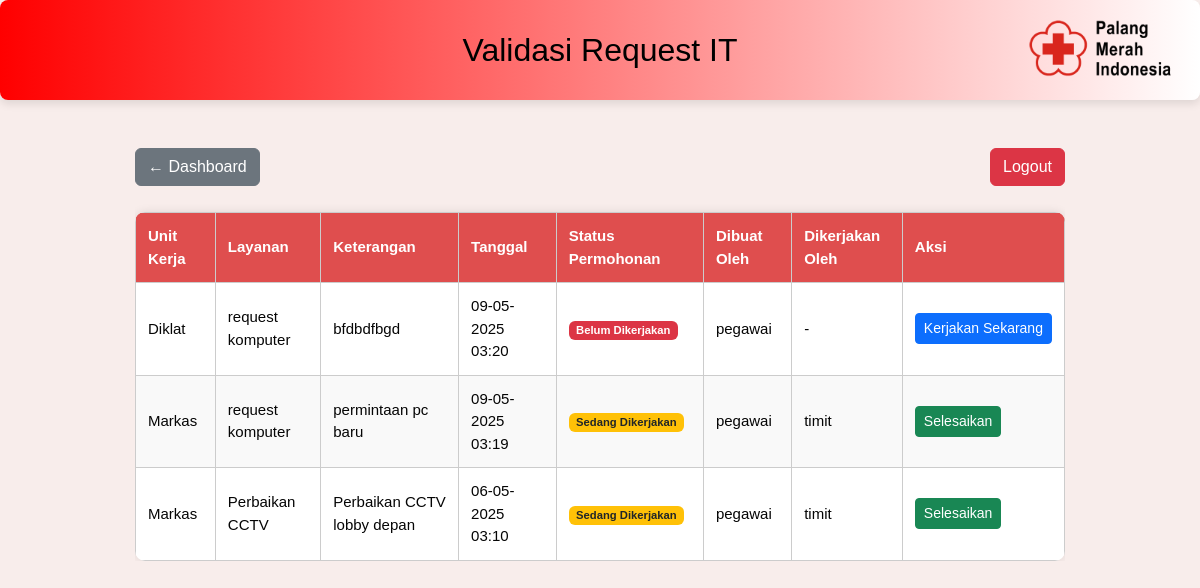
/dashboard/it_request.php (signed in), run on the app's committed database.
### tables this page shows
CREATE TABLE `requests` (
  `id` int(11) NOT NULL,
  `user_id` int(11) DEFAULT NULL,
  `unit_kerja` varchar(100) NOT NULL,
  `layanan` varchar(100) NOT NULL,
  `keterangan` text NOT NULL,
  `status` varchar(20) NOT NULL DEFAULT 'Belum dikerjakan',
  `created_at` timestamp NOT NULL DEFAULT current_timestamp(),
  `updated_at` datetime DEFAULT NULL,
  `dikerjakan_oleh` varchar(100) DEFAULT NULL
);

CREATE TABLE `users` (
  `id` int(11) NOT NULL,
  `username` varchar(50) NOT NULL,
  `password` varchar(255) NOT NULL,
  `role` enum('admin','pegawai','tim_it') NOT NULL
);

### dashboard/it_request.php (the view, shortened to what this page needs)
<?php
$role = $_SESSION['role'];
include '../config/database.php';
$stmt = $pdo->prepare("
    SELECT
        r.*,
        u.username AS pembuat,
        d.username AS pelaksana
    FROM requests r
    LEFT JOIN users u ON r.user_id = u.id
    LEFT JOIN users d ON r.dikerjakan_oleh = d.id
    ORDER BY r.created_at DESC
");
$stmt->execute();
$requests = $stmt->fetchAll(PDO::FETCH_ASSOC);
?>
<!DOCTYPE html>
<html lang="id">
<head>
    <link href="https://cdn.jsdelivr.net/npm/bootstrap@5.3.2/dist/css/bootstrap.min.css" rel="stylesheet">
    <link rel="stylesheet" href="../style.css">
</head>
<body>
<div class="dashboard-header position-relative d-flex justify-content-center align-items-center px-4 py-3">
    <h1 class="dashboard-title m-0">Validasi Request IT</h1>
    <img src="../assets/images/logo.png" alt="Palang Merah Indonesia" class="logo-pmi position-absolute end-0 me-4">
</div>
<div class="container my-5" style="max-width: 80%; padding: 0 15px;">
    <?php if (!$requests): ?>
        <div class="alert alert-warning" role="alert">
            Tidak ada data request.
        </div>
    <?php else: ?>
        <div>
            <div class="d-flex justify-content-between mb-3">
                <div>
                    <a href="../dashboard/dashboard.php" class="btn btn-secondary me-2">← Dashboard</a>
                </div>
                <div>
                    <a href="../auth/logout.php" class="btn btn-danger">Logout</a>
                </div>
            </div>
        </div>
        <div class="table-responsive">
            <table class="custom-dashboard-table">
                <thead>
                    <tr>
                        <th>Unit Kerja</th>
                        <th>Layanan</th>
                        <th>Keterangan</th>
                        <th>Tanggal</th>
                        <th>Status Permohonan</th>
                        <th>Dibuat Oleh</th>
                        <th>Dikerjakan Oleh</th>
                        <?php if ($role == 'admin' || $role == 'tim_it') echo "<th>Aksi</th>"; ?>
                    </tr>
                </thead>
                <tbody>
                    <?php foreach ($requests as $req): ?>
                        <tr>
                            <td><?= htmlspecialchars($req['unit_kerja']) ?></td>
                            <td><?= htmlspecialchars($req['layanan']) ?></td>
                            <td><?= htmlspecialchars($req['keterangan']) ?></td>
                            <td><?= date('d-m-Y H:i', strtotime($req['created_at'])) ?></td>
                            <td>
                            <?php
                                    $badgeClass = match($req['status']) {
                                        "Belum Dikerjakan" => "badge bg-danger",
                                        "Sedang Dikerjakan" => "badge bg-warning text-dark",
                                        "Selesai" => "badge bg-success",
                                    };
                                    echo "<span class='$badgeClass'>{$req['status']}</span>";
                                ?>
                            </td>
                            <td><?= htmlspecialchars($req['pembuat'] ?? '-') ?></td>
                            <td><?= htmlspecialchars($req['pelaksana'] ?? '-') ?></td>
                            <td class="text-nowrap">
                                <?php if ($req['status'] == 'Belum Dikerjakan'): ?>
                                    <a href="../request/update_status.php?id=<?= $req['id'] ?>&status=Sedang Dikerjakan"
                                    class="btn btn-sm btn-primary">Kerjakan Sekarang</a>
                                <?php elseif ($req['status'] == 'Sedang Dikerjakan'): ?>
                                    <a href="../request/update_status.php?id=<?= $req['id'] ?>&status=Selesai"
                                    class="btn btn-sm btn-success">Selesaikan</a>
                                <?php elseif ($req['status'] == 'Selesai'): ?>
                                    <button class="btn btn-sm btn-secondary" disabled>Selesai</button>
                                <?php else: ?>
                                    <a href="../request/update_status.php?id=<?= $req['id'] ?>&status=Belum Dikerjakan"
                                    class="btn btn-sm btn-warning">Reset Status</a>
                                <?php endif; ?>
                            </td>
                        </tr>
                    <?php endforeach; ?>
                </tbody>
            </table>
        </div>
    <?php endif; ?>
</div>
</body>
</html>

### style.css (style rules this page uses)
body { display: flex; flex-direction: column; font-family: Arial, sans-serif; align-items: center; background: #F8EDEB; background-size: cover; padding: 0; margin: 0; height: 100vh; color: rgb(5, 5, 5); overflow: auto; width: 100%; }
.container { margin-top: 50px; }
table { width: 100%; border-collapse: collapse; margin-top: 10px; background-color: #fff; border-radius: 10px; overflow: hidden; box-shadow: 0 0 10px rgba(0, 0, 0, 0.1); }
th, td { padding: 10px; border: 1px solid #0e0e0e; text-align: left; }
th { background: #df4e4e; color: white; }
.custom-dashboard-table { width: 100%; border-collapse: collapse; border-radius: 10px; overflow: hidden; background-color: #fff; box-shadow: 0 0 10px rgba(0,0,0,0.1); font-size: 15px; }
.custom-dashboard-table thead { background-color: #df4e4e; color: white; }
.custom-dashboard-table th, .custom-dashboard-table td { padding: 12px; text-align: left; border: 1px solid #ccc; }
.custom-dashboard-table tbody tr:nth-child(even) { background-color: #f9f9f9; }
.dashboard-header { width: 100%; height: 100px; position: fixed; text-align: center; display: flex; align-items: center; padding: 20px; background: linear-gradient(to right, red, white); color: black; border-radius: 8px; top: 0; left: 0; justify-content: center; z-index: 1000; box-shadow: 0 4px 8px rgba(0,0,0,0.1); }
.dashboard-title { font-size: 2rem; color: black; }
.logo-pmi { height: auto; max-width: 150px; margin-left: auto; }

### data on the page
requests: unit_kerja "Diklat", layanan "request komputer", keterangan "bfdbdfbgd", created_at "09-05-2025 03:20", status "Belum Dikerjakan", user.username "pegawai", pelaksana "-"
requests: unit_kerja "Markas", layanan "request komputer", keterangan "permintaan pc baru", created_at "09-05-2025 03:19", status "Sedang Dikerjakan", user.username "pegawai", users.username "timit"
requests: unit_kerja "Markas", layanan "Perbaikan CCTV", keterangan "Perbaikan CCTV lobby depan", created_at "06-05-2025 03:10", status "Sedang Dikerjakan", user.username "pegawai", users.username "timit"
